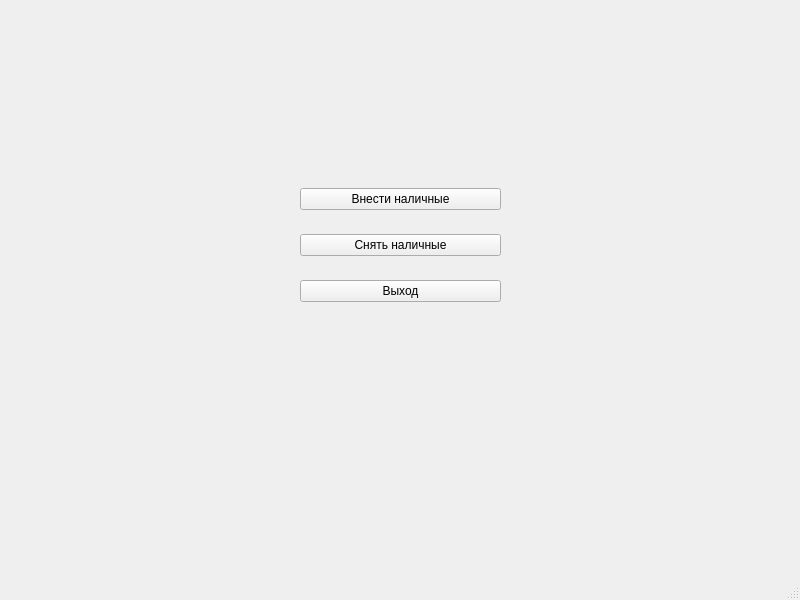
<?xml version="1.0" encoding="UTF-8"?>
<ui version="4.0">
 <class>MainWindow</class>
 <widget class="QMainWindow" name="MainWindow">
  <property name="geometry">
   <rect>
    <x>0</x>
    <y>0</y>
    <width>800</width>
    <height>600</height>
   </rect>
  </property>
  <property name="windowTitle">
   <string>MainWindow</string>
  </property>
  <widget class="QWidget" name="centralwidget">
   <widget class="QWidget" name="verticalLayoutWidget">
    <property name="geometry">
     <rect>
      <x>300</x>
      <y>170</y>
      <width>201</width>
      <height>151</height>
     </rect>
    </property>
    <layout class="QVBoxLayout" name="verticalLayout">
     <item>
      <widget class="QPushButton" name="insertCash">
       <property name="text">
        <string>Внести наличные</string>
       </property>
      </widget>
     </item>
     <item>
      <widget class="QPushButton" name="getCash">
       <property name="text">
        <string>Снять наличные</string>
       </property>
      </widget>
     </item>
     <item>
      <widget class="QPushButton" name="quit">
       <property name="text">
        <string>Выход</string>
       </property>
      </widget>
     </item>
    </layout>
   </widget>
  </widget>
  <widget class="QMenuBar" name="menubar">
   <property name="geometry">
    <rect>
     <x>0</x>
     <y>0</y>
     <width>800</width>
     <height>20</height>
    </rect>
   </property>
  </widget>
  <widget class="QStatusBar" name="statusbar"/>
 </widget>
 <resources/>
 <connections/>
</ui>
